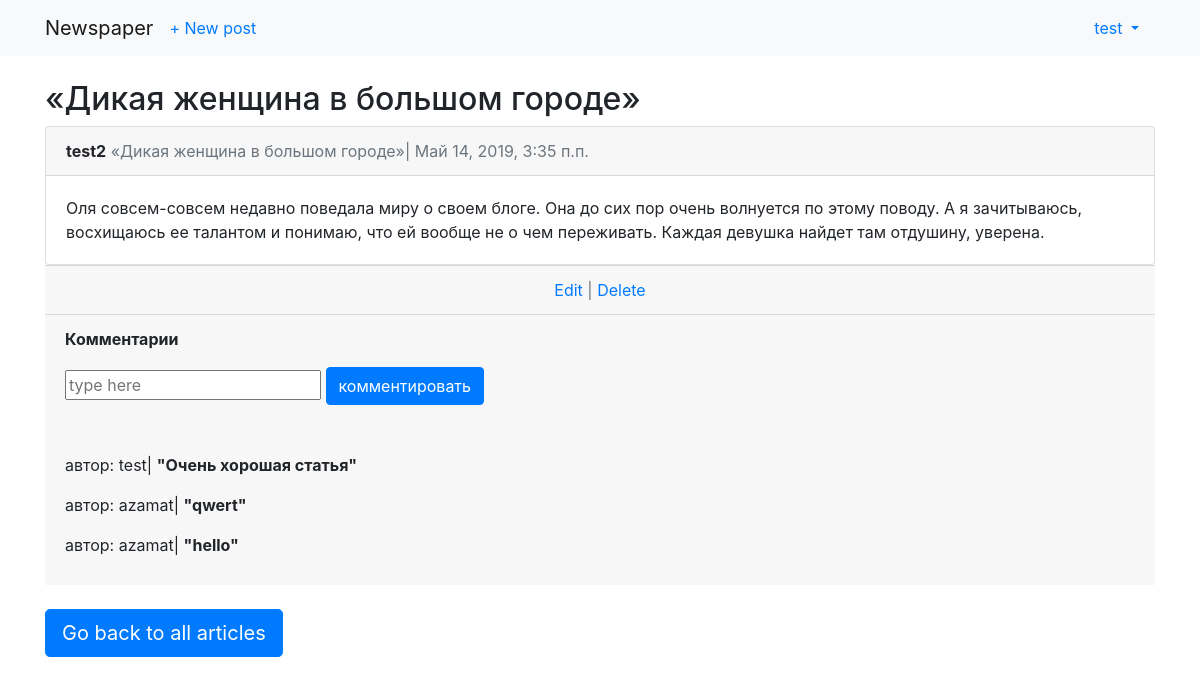
The app's page /articles/3/ (signed in) with its own data.
### users/models.py (models this page shows)
class CustomUser(AbstractUser):
    age = models.PositiveIntegerField(blank=True, null=True)

### articles/models.py (models this page shows, shortened)
class Article(models.Model):
    title = models.CharField(max_length=70)
    body = models.TextField()
    date = models.DateTimeField(default=datetime.now)
    author = models.ForeignKey(get_user_model(), on_delete=models.CASCADE)
    class Meta:
        verbose_name = 'Статья'
        verbose_name_plural = 'Статьи'

class Comment(models.Model):
    article = models.ForeignKey(Article, on_delete=models.CASCADE, related_name='comments')
    comment = models.CharField(max_length=120)
    author = models.ForeignKey(get_user_model(), on_delete=models.CASCADE)
    class Meta:
        verbose_name = 'Коментарий'
        verbose_name_plural = 'Коментарии'
    def __str__(self):
        return self.comment

### articles/views.py (the view)
# urls.py: path('<int:pk>/', ArticleDetailView.as_view(), name='detail'),
class ArticleDetailView(LoginRequiredMixin, DetailView):
    model = Article
    template_name = 'article/article_detail.html'
    login_url = 'login'

### templates/article/article_detail.html (shortened to what this page needs)
{% extends 'base.html' %}
{% block content %}
<h2>{{object.title}}</h2>
<div class="card">
         <div class="card-header">
             <span class="font-weight-bold">{{ object.author }}</span>
             <span class="text-muted">{{ object.title }}|
    {{ object.date }}</span>
         </div>
         <div class="card-body">
             {{ object.body }}
         </div>
    </div>
    <div class="card-footer text-center text-muted">
        <a href="{% url 'edit' object.id%}">Edit</a> | <a href="{% url 'delete' object.id %}">Delete</a>
</div>
<div class="card-footer">
    <p><strong>Комментарии</strong></p>
    <form method="post" action="/articles/comment/">
        <input placeholder="type here" name="comment" type="text">
        <button type="submit" class="btn btn-primary">комментировать</button>
    </form>
    {% for comment in article.comments.all %}
    <p>автор: {{comment.author}}|
    <span class="font-weight-bold">"{{comment}}" </span></p>
    {% endfor %}
</div>
<br>
<div>
    <a href="{% url 'article' %}" class="btn btn-primary btn-lg">Go back to all articles</a>
</div>
{% endblock %}

### templates/base.html (shortened to what this page needs)
<!DOCTYPE html>
<html lang="en">
<head>
    <link rel="stylesheet" href="https://stackpath.bootstrapcdn.com/bootstrap/4.3.1/css/bootstrap.min.css">
</head>
<body>
<nav class="navbar navbar-expand-lg navbar-light bg-light mb-4">
<div class="container">
        {% if user.is_authenticated %}
  <a class="navbar-brand" href="{% url 'article' %}">Newspaper</a>
<ul class="navbar-nav mr-auto">
    <li class="nav-item" > <a href="{% url 'create' %}">+ New post</a> </li>
</ul>
    <form class="form-inline my-2 my-lg-0">
         <div class="nav-item dropdown">
        <a class="nav-link dropdown-toggle" href="#" id="navbarDropdown" role="button" data-toggle="dropdown" aria-haspopup="true" aria-expanded="false">
          {{ user.username }}
        </a>
      </div>
        {% endif %}
    </form>
    </div>
</nav>
<div class="container">
{% block content %}
{% endblock %}
</div>
</body>
</html>

### records on screen
CustomUser: username "test"
Article: title "«Дикая женщина в большом городе»", author "test2", date "Май 14, 2019, 3:35 п.п.", body "Оля совсем-совсем недавно поведала миру о своем блоге. Она до сих пор очень волнуется по этому поводу. А я зачитываюсь, восхищаюсь ее талантом и понимаю, что ей вообще не о чем переживать. Каждая девушка найдет там отдушину, уверена."
Comment: author "test", comment "Очень хорошая статья"
Comment: author "azamat", comment "qwert"
Comment: author "azamat", comment "hello"
